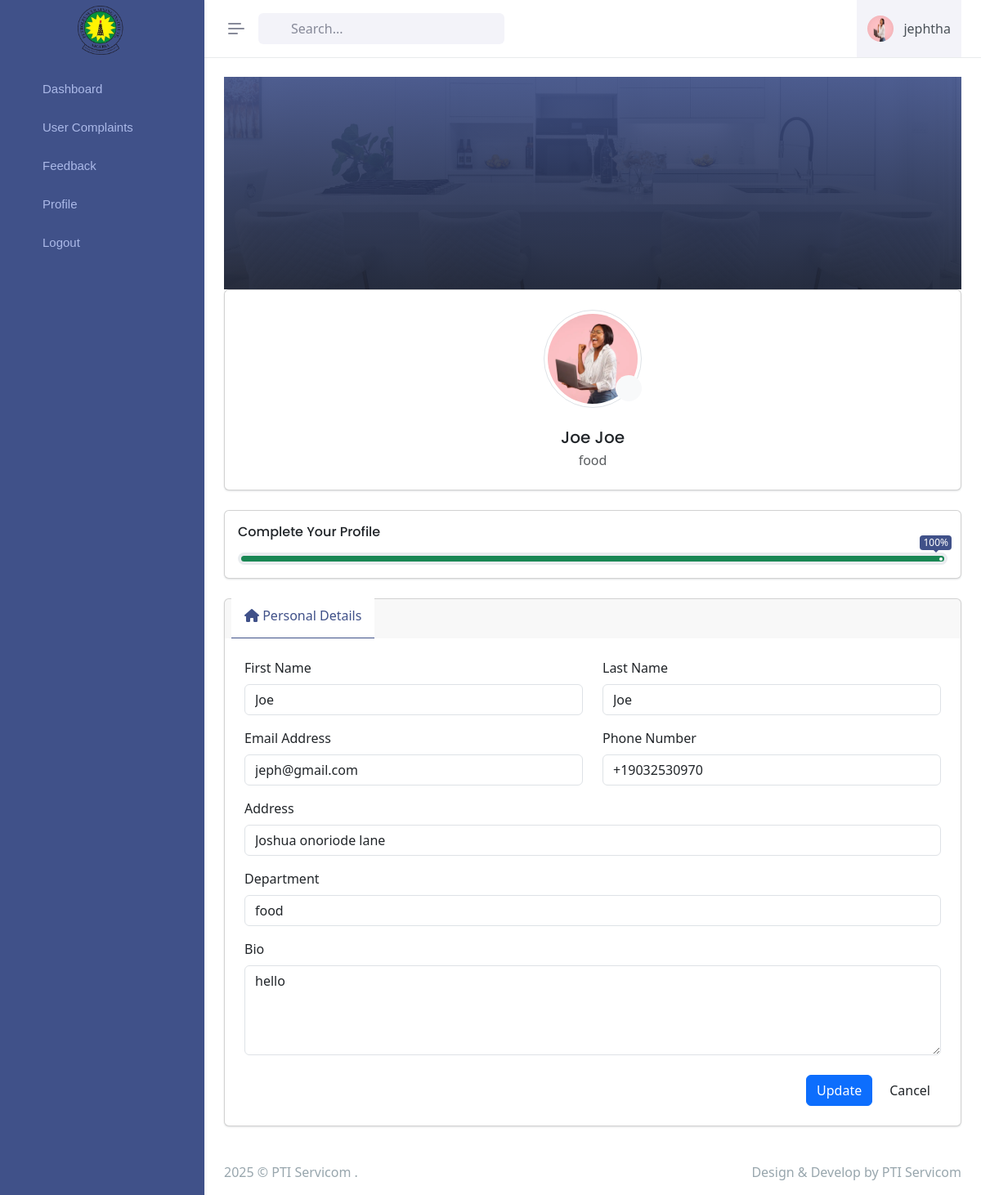
/profile/edit/ (signed in), run on an earlier commit of the app's database.
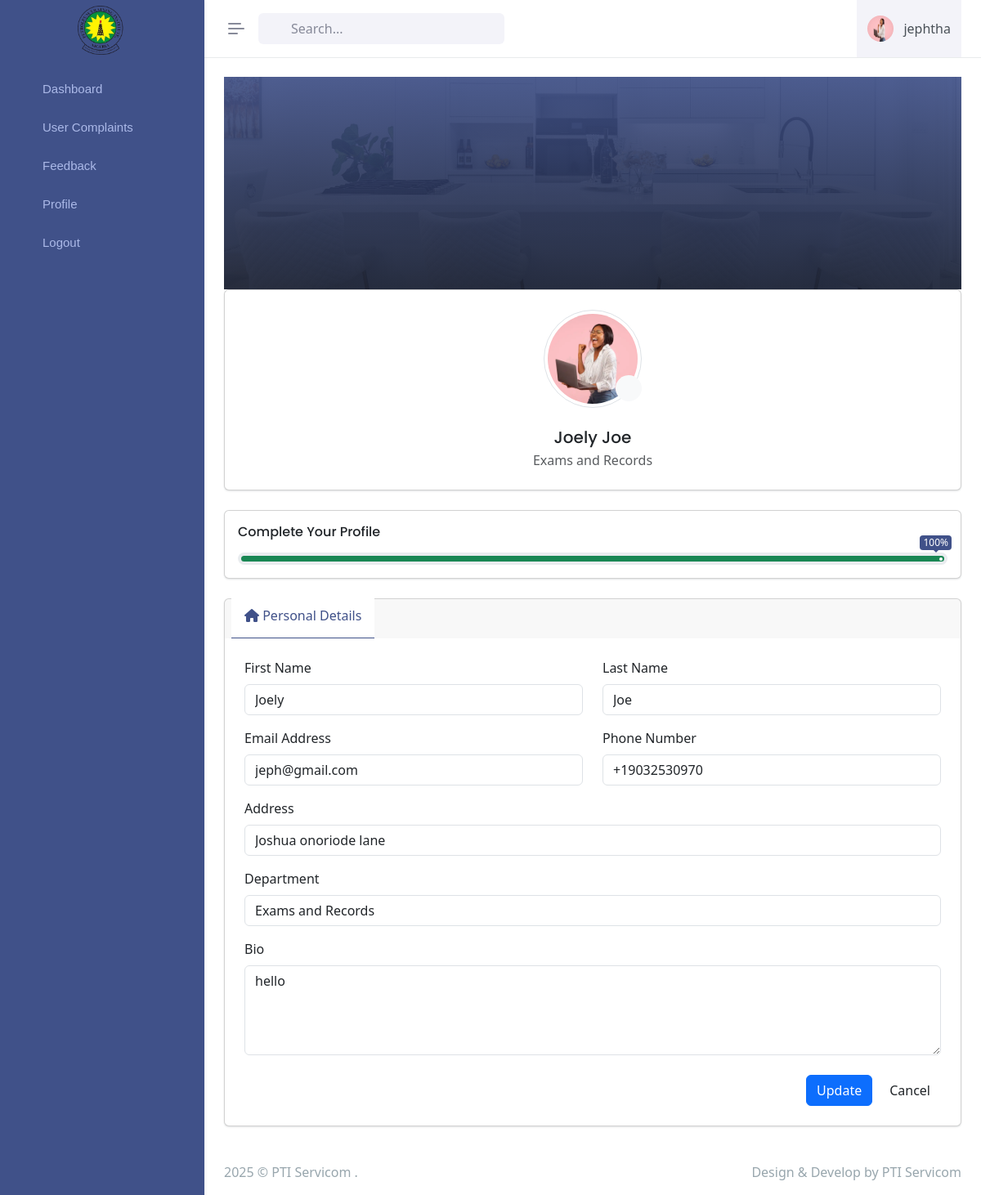
And on a later commit of the database.
### servicom/models.py (models this page shows, shortened)
class Profile(models.Model):
    user = models.OneToOneField(User, on_delete=models.CASCADE)
    phone_number = models.CharField(max_length=15, blank=True)
    mat_no = models.CharField(max_length=30, blank=True, null = True)
    address = models.TextField(blank=True)
    department = models.ForeignKey(Department, on_delete=models.SET_NULL, null=True, blank=True)
    bio = models.TextField(null = True)
    profile_image = models.ImageField(upload_to = 'profile-image', null = True, blank = True)

class User(AbstractUser):
    ROLE_CHOICES = [
        ('staff', 'Staff/Officer'),
        ('citizen', 'Citizen/User'),
    ]
    role = models.CharField(max_length=20, choices=ROLE_CHOICES, default='citizen')
    email = models.EmailField(unique=True)
    USERNAME_FIELD = 'email'
    REQUIRED_FIELDS = ['username']

class Department(models.Model):
    name = models.CharField(max_length=100, unique=True)
    description = models.TextField(blank=True)
    def __str__(self):
        return self.name

### servicom/views.py (the view)
# urls.py: path('profile/edit/', views.edit_profile, name='edit_profile'),
@login_required
def edit_profile(request):
    profile = Profile.objects.get(user=request.user)
    if request.method == 'POST':
        form = UserProfileForm(request.POST, request.FILES, instance=profile)
        if form.is_valid():
            form.instance.user = request.user
            profile = form.save(commit=True)
            messages.success(request, 'Profile updated successfully!')
            return redirect('edit_profile')
        else:
            for field, errors in form.errors.items():
                for error in errors:
                    messages.error(request, f"{field.capitalize()}: {error}")
    else:
        form = UserProfileForm(instance=profile)
    context = {
        'profile': profile,
        'form': form
    }
    return render(request, 'dashboard/profile.html', context)

### templates/dashboard/profile.html (shortened to what the changed rows need)
{% extends 'dashboard/base.html' %}
{% block content %}
{% load static %}
<div class="main-content">
    <div class="page-content">
        <div class="container-fluid">
            <form method="post" enctype="multipart/form-data">
                <div class="row">
                    <div class="col-xxl-3">
                        <div class="card mt-n5">
                            <div class="card-body p-4">
                                <div class="text-center">
                                    <div class="profile-user position-relative d-inline-block mx-auto mb-4">
                                        <img id="profilePreview"
                                             src="{% if profile.profile_image %}{{ profile.profile_image.url }}{% else %}{% static 'assets/images/users/avatar-1.jpg' %}{% endif %}"
                                             class="rounded-circle avatar-xl img-thumbnail user-profile-image"
                                             alt="user-profile-image">
                                        <div class="avatar-xs p-0 rounded-circle profile-photo-edit">
                                            <label for="id_profile_image" class="profile-photo-edit avatar-xs">
                                            </label>
                                        </div>
                                    </div>
                                    <h5 class="fs-16 mb-1">{{ profile.user.get_full_name }}</h5>
                                    <p class="text-muted mb-0">{{ profile.department }}</p>
                                </div>
                            </div>
                        </div>
                    </div>
                    <div class="col-xxl-9">
                        <div class="card mt-xxl-n5">
                            <div class="card-body p-4">
                                <div class="tab-content">
                                    <div class="tab-pane active" id="personalDetails" role="tabpanel">
                                        <div class="row">
                                            <div class="col-lg-6">
                                                <div class="mb-3">
                                                    <label for="{{ form.first_name.id_for_label }}" class="form-label">First Name</label>
                                                    {{ form.first_name }}
                                                </div>
                                            </div>
                                            <div class="col-lg-6">
                                                <div class="mb-3">
                                                    <label for="{{ form.last_name.id_for_label }}" class="form-label">Last Name</label>
                                                    {{ form.last_name }}
                                                </div>
                                            </div>
                                            <div class="col-lg-6">
                                                <div class="mb-3">
                                                    <label class="form-label">Email Address</label>
                                                    <input type="email" class="form-control" value="{{ profile.user.email }}" readonly>
                                                </div>
                                            </div>
                                            <div class="col-lg-6">
                                                <div class="mb-3">
                                                    <label for="{{ form.phone_number.id_for_label }}" class="form-label">Phone Number</label>
                                                    {{ form.phone_number }}
                                                </div>
                                            </div>
                                            <div class="col-lg-12">
                                                <div class="mb-3">
                                                    <label for="{{ form.address.id_for_label }}" class="form-label">Address</label>
                                                    {{ form.address }}
                                                </div>
                                            </div>
                                            <div class="col-lg-12">
                                                <div class="mb-3">
                                                    <label for="{{ form.department.id_for_label }}" class="form-label">Department</label>
                                                    {{ form.department }}
                                                </div>
                                            </div>
                                            <div class="col-lg-12">
                                                <div class="mb-3 pb-2">
                                                    <label for="{{ form.bio.id_for_label }}" class="form-label">Bio</label>
                                                    {{ form.bio }}
                                                </div>
                                            </div>
                                        </div>
                                    </div>
                                </div>
                            </div>
                        </div>
                    </div>
                </div>
            </form>
        </div>
    </div>
</div>
{% endblock content %}

### templates/dashboard/base.html (shortened to what the changed rows need)
{% load static %}
<!doctype html>
<html lang="en" data-layout="vertical" data-topbar="light" data-sidebar="dark" data-sidebar-size="lg" data-sidebar-image="none" data-preloader="disable">
<head>
    <link href="{% static 'assets/libs/jsvectormap/jsvectormap.min.css' %}" rel="stylesheet" type="text/css" />
    <link href="{% static 'assets/libs/swiper/swiper-bundle.min.css' %}" rel="stylesheet" type="text/css" />
    <link href="{% static 'assets/css/bootstrap.min.css' %}" rel="stylesheet" type="text/css" />
    <link href="{% static 'assets/css/icons.min.css' %}" rel="stylesheet" type="text/css" />
    <link href="{% static 'assets/css/app.min.css' %}" rel="stylesheet" type="text/css" />
    <link href="{% static 'assets/css/custom.min.css' %}" rel="stylesheet" type="text/css" />
</head>
<body>
    <div id="layout-wrapper">
        <header id="page-topbar">
    <div class="layout-width">
        <div class="navbar-header">
            <div class="d-flex align-items-center">
                <div class="dropdown ms-sm-3 header-item topbar-user">
                    <button type="button" class="btn" id="page-header-user-dropdown" data-bs-toggle="dropdown" aria-haspopup="true" aria-expanded="false">
                        <span class="d-flex align-items-center">
                            <img class="rounded-circle header-profile-user"                                             src="{% if profile.profile_image %}{{ profile.profile_image.url }}{% else %}{% static 'assets/images/users/avatar-1.jpg' %}{% endif %}"
 alt="Header Avatar">
                            <span class="text-start ms-xl-2">
                                <span class="d-none d-xl-inline-block ms-1 fw-medium user-name-text">{{profile.user.username}}</span>
                            </span>
                        </span>
                    </button>
                </div>
            </div>
        </div>
    </div>
</header>
    <link href="https://cdnjs.cloudflare.com/ajax/libs/font-awesome/6.5.0/css/all.min.css" rel="stylesheet">
        </div>
    {% block content %}
    {% endblock content %}
</body>
</html>

What changed in the data, as far as the page shows it:
changed Profile "Joshua onoriode lane": user.get_full_name "Joe Joe" → "Joely Joe"; department "food" → "Exams and Records"
changed User "Joe": first_name "Joe" → "Joely"
